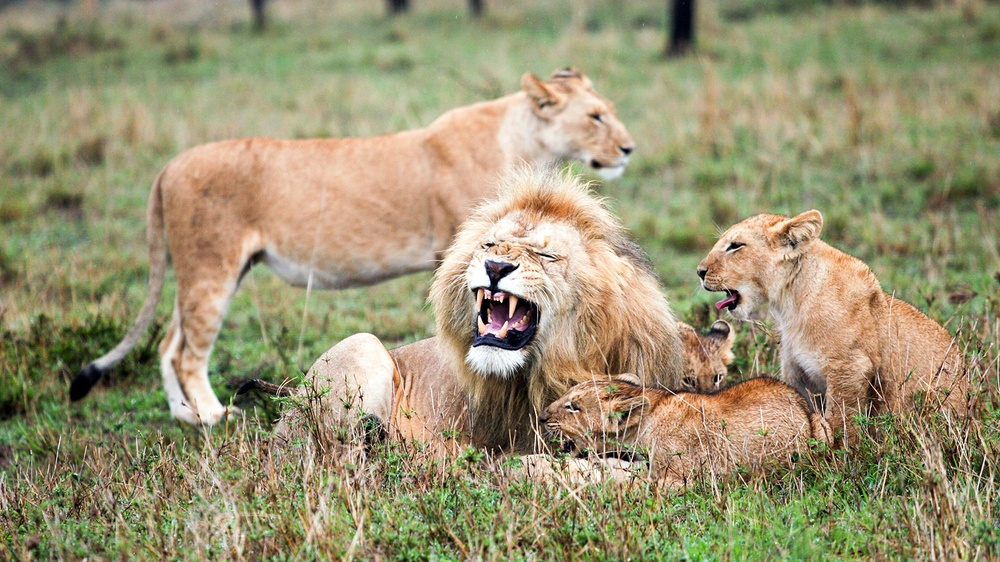
//> input picture build/data/lion.jpg, 1000 x 562 px, shrunk from 1600 x 900 before the run
$ ./SobelEdgeDetection   (built with g++ and OpenCV 4)
//> lines starting //> are read from the running program, lines starting //| are printed output that depends on the picture
#include <opencv2/imgproc.hpp>
#include <opencv2/highgui.hpp>

int main()
{
	cv::Mat img = cv::imread("data/lion.jpg");
//> img is the input picture: 562 rows x 1000 cols, CV_8UC3; mean B, G, R 114.1, 147.3, 154.6

	cv::Mat dst;
	//Sobel Edge detection
	cv::Sobel(img,dst,CV_32F,1,1);
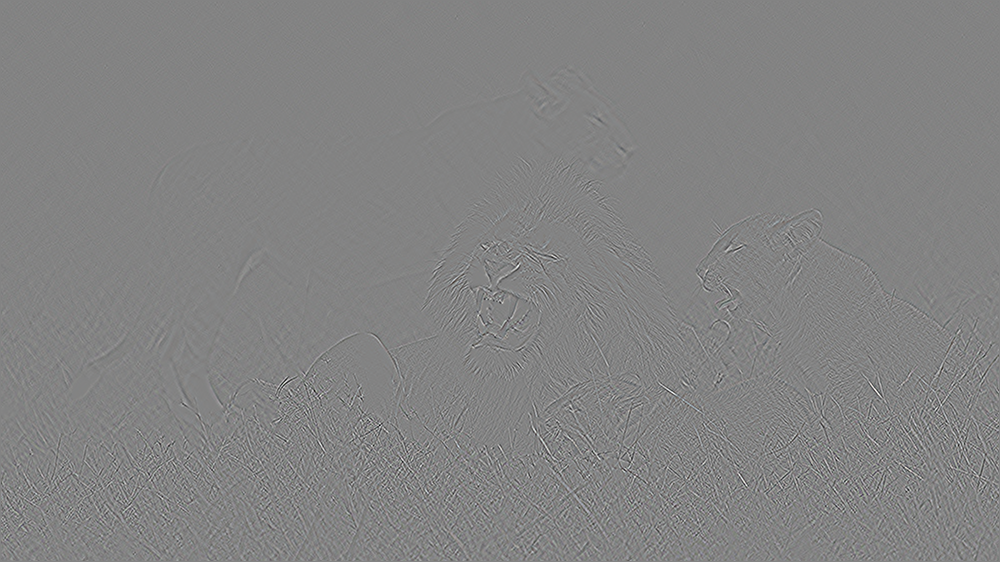
//> dst: 562 rows x 1000 cols, CV_32FC3; mean B, G, R 0, 0, 0; drawn with min black and max white

	//Write out to a image
	cv::imwrite("data/sobel.jpg",dst);

	cv::imshow("Sobel",dst/256);
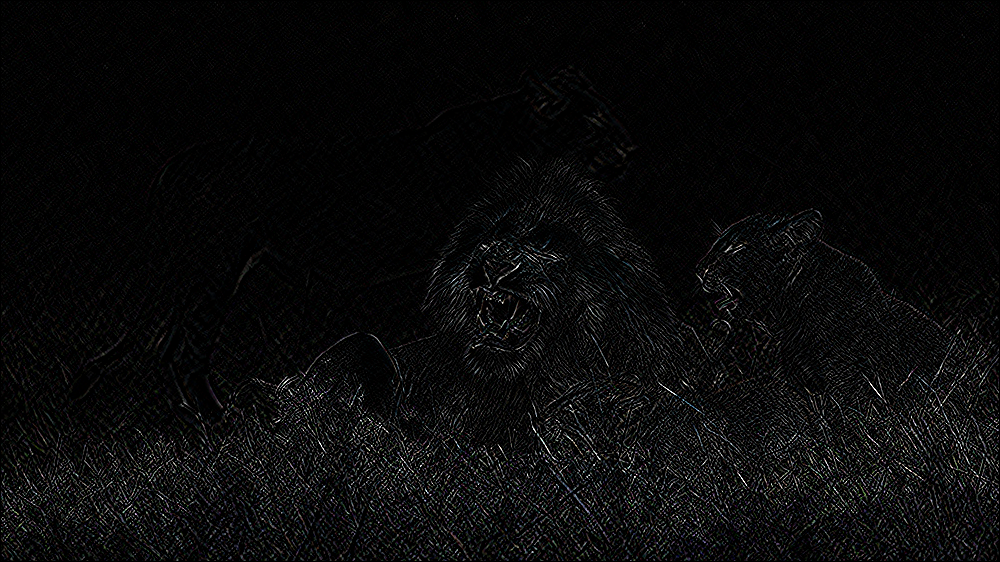
//> window 'Sobel': 562 rows x 1000 cols, CV_8UC3; mean B, G, R 10, 9.9, 9.8
	cv::waitKey();

	//Read video from file
	cv::VideoCapture input("data/cars.mp4");

	//Read video input from webcam connected to Xavier board
	//cv::VideoCapture input(0);

	//Writes video to a .avi file
	cv::VideoWriter output(
			"data/Sobel.avi",
			CV_FOURCC('X', 'V', 'I', 'D'),
			30,
			cv::Size(input.get(CV_CAP_PROP_FRAME_WIDTH),
				 input.get(CV_CAP_PROP_FRAME_HEIGHT)));


	for(;;)
	{
		if(!input.read(img))
			break;
		//sobel
		cv::Sobel(img,dst,CV_8U,1,1);

		output.write(dst);

		cv::imshow("Sobel",dst);

		//30ms delay between frame display = 1/30ms ~ 33 fps
		char c = cv::waitKey(10);
		if(c == 27 )
			break;
	}

}

$ run again, with build/data/faces.jpg copied over build/data/lion.jpg
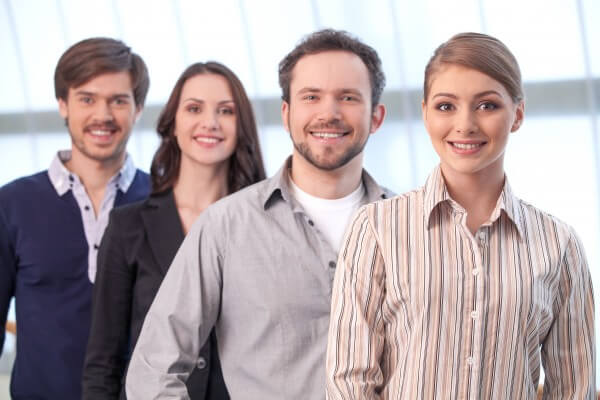
//> input picture build/data/faces.jpg, 600 x 400 px
//> img is the input picture: 400 rows x 600 cols, CV_8UC3; mean B, G, R 169.2, 167.2, 180.9
//> `cv::Sobel(img,dst,CV_32F,1,1);`:
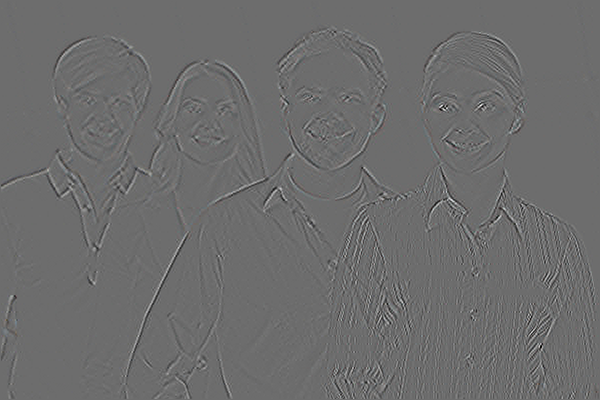
//> dst: 400 rows x 600 cols, CV_32FC3; mean B, G, R 0, 0, 0; drawn with min black and max white
//> `cv::imshow("Sobel",dst/256);`:
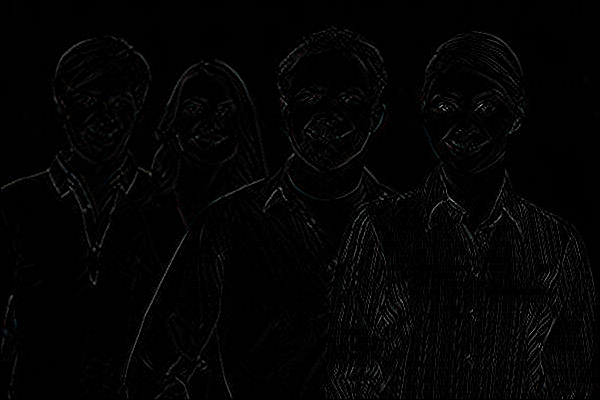
//> window 'Sobel': 400 rows x 600 cols, CV_8UC3; mean B, G, R 3.5, 3.5, 3.5
